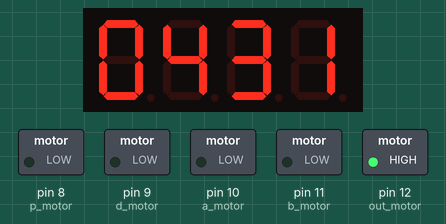
The sketch below on a simulated Arduino Uno, built with avr-gcc and run on an emulated ATmega328P. Parts: 4-digit seven-segment display, switched loads named in the sketch (green lamp = pin HIGH). The local clock reads 2024-03-15 10:24:30 at power-on unless the sketch sets it; what the sketch prints to the serial monitor is not drawn.

Above: at 10.1 s.
At 13.1 s:
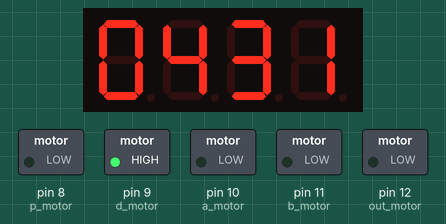
At 15.1 s:
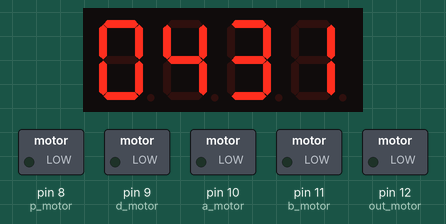
Timing chart, 0 to 17.5 s (numbered marks = the images above):
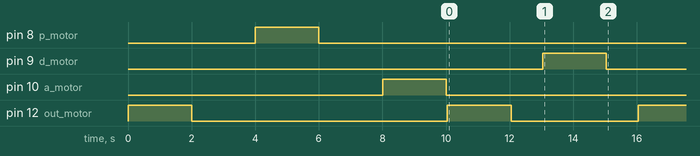

The sketch:

pH_adjusting_only.ino
```cpp
#include <Wire.h>
#include <virtuabotixRTC.h>
#include <Servo.h>
#include <TM1637Display.h>


#define CLK 5
#define DIO 4
TM1637Display display(CLK, DIO);
int seg7_ph=438;

int myph=431;


Servo myservo;
int c_fact;

virtuabotixRTC myRTC(3, 2, 1);//clk,dat,rst
float time_nw,ph_nw;

float calibration_value = 33.64;
int phval = 0;
unsigned long int avgval;
int buffer_arr[10],temp;

int pos = 0;

const int p_motor=8;//pond
const int d_motor=9;//distilled
const int a_motor=10;//acid
const int b_motor=11;//base
const int out_motor=12;//drain

const int servo_pin=6;//servo pin
// connect ph pin to A0

const int tp=2000; //filling water from pond
const int tb=2000; //spraying base
const int ta=2000; //spraying acid
const int tout=2000; //empty container
const int td=2000; //filling distilled water


void food_dispense()
{
  for(int i=0;i<3;i++)
  {
    for (pos = 0; pos <= 180; pos += 1) {
    myservo.write(pos);
    delay(15);
  }
  for (pos = 180; pos >= 0; pos -= 1) {
    myservo.write(pos);
    delay(15);
  }
  }
}

float ph_read()
{
  for(int i=0;i<10;i++)
 {
 buffer_arr[i]=analogRead(A0);
 delay(30);
 }
 for(int i=0;i<9;i++)
 {
 for(int j=i+1;j<10;j++)
 {
 if(buffer_arr[i]>buffer_arr[j])
 {
 temp=buffer_arr[i];
 buffer_arr[i]=buffer_arr[j];
 buffer_arr[j]=temp;
 }
 }
 }
 avgval=0;
 for(int i=2;i<8;i++)
 avgval+=buffer_arr[i];
 float volt=(float)avgval*5.0/1024/6;
 float ph_act = -5.70 * volt + calibration_value;

 return ph_act;
}

void ph_set()
{
  digitalWrite(out_motor, HIGH);
  delay(2000);
  digitalWrite(out_motor, LOW);
  delay(2000);
  digitalWrite(p_motor, HIGH);
  delay(tp);
  digitalWrite(p_motor, LOW);
  delay(2000);
  float present_ph=10.00;
  if(present_ph<6.5)
  {
    c_fact= tb + ((6.5-present_ph)*1000) ;
    digitalWrite(b_motor, HIGH);
    delay(2000);
    digitalWrite(b_motor, LOW);
  }
  else if(present_ph>7.5)
  {
    digitalWrite(a_motor, HIGH);
     c_fact= tb + ((present_ph-7.5)*1000) ;
    delay(2000);
    digitalWrite(a_motor, LOW);
  }

  display.clear();
  seg7_ph=present_ph*100;
  Serial.println(present_ph);

  display.showNumberDec(myph,true);

  digitalWrite(out_motor, HIGH);
  delay(tout);
  digitalWrite(out_motor, LOW);
  delay(1000);
  digitalWrite(d_motor, HIGH);
  delay(td);
  digitalWrite(d_motor, LOW);
  delay(1000);
  digitalWrite(out_motor, HIGH);
  delay(35000);
  digitalWrite(out_motor, LOW);
  delay(1000);
  digitalWrite(d_motor, HIGH);
  delay(td);
  digitalWrite(d_motor, LOW);
  delay(5000);
}


void setup()
{
  Serial.begin(9600);
  myRTC.setDS1302Time(30, 19,23, 3, 27, 3, 2024);

  display.setBrightness(5);


  pinMode(p_motor, OUTPUT);
  pinMode(d_motor, OUTPUT);
  pinMode(a_motor, OUTPUT);
  pinMode(b_motor, OUTPUT);
  pinMode(out_motor, OUTPUT);


}

void loop()
{
  myRTC.updateTime();
  time_nw=myRTC.hours*100+myRTC.minutes+myRTC.seconds*.01;


  if(analogRead(A5)==0)
  {ph_set();
   food_dispense();
  }

  // else if(time_nw==2320.00)
  // {
  //   ph_set();
  //   food_dispense();
  // }
  // else if(time_nw==900.10)
  // {
  //   food_dispense();
  // }
  // else if(time_nw==1200.20)
  // {
  //   ph_set();
  // }
  // else if(time_nw==1500.20)
  // {
  //   ph_set();
  // }
  // else if(time_nw==1800.20)
  // {
  //   ph_set();
  // }
  // else if(time_nw==2100.20)
  // {
  //   food_dispense();
  // }
  // else if(time_nw==0.20)
  // {
  //   ph_set();
  // }
   ph_set();
  delay(1000);
}
```

Measured:
- by itself, pin 8 (p_motor): LOW → HIGH at 4.0 s, → LOW 2.0 s later
- by itself, pin 9 (d_motor): LOW → HIGH at 13.0 s, → LOW 2.0 s later
- by itself, pin 10 (a_motor): LOW → HIGH at 8.0 s, → LOW 2.0 s later
- by itself, pin 12 (out_motor): goes HIGH 2.0 s, LOW 8.0 s, HIGH 2.0 s, LOW 4.0 s, then HIGH
